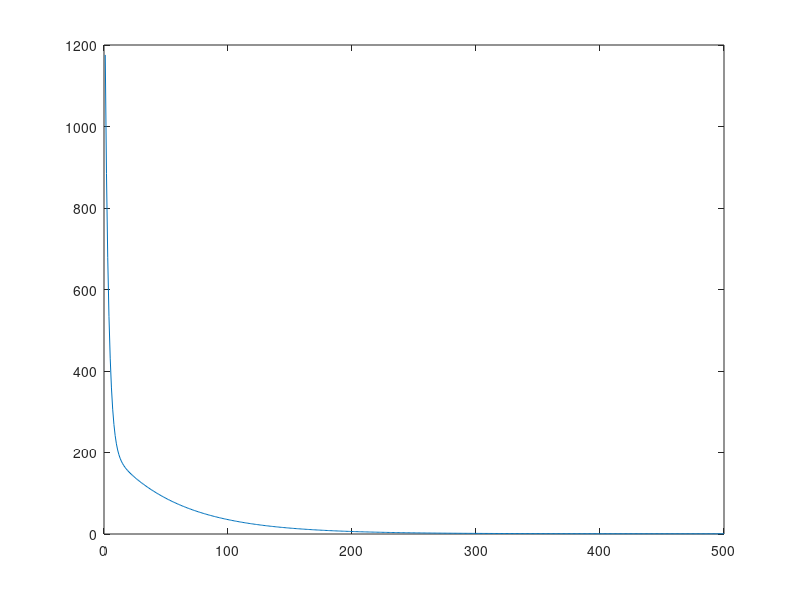

The MATLAB script that drew this image:
%多变量
%数据x用矩阵输入，y用列向量输入
clear all;
clc;
%training sample data
P = [6, 7, 2];

x=[7 9 12 5 4; 1 8 21 3 5];

y = [57 85 132 47 44]';
%begin
num_sample=size(x,2);%size得到矩阵行列 
X(1:num_sample) =  1;%设置每行首元为1
X = [X', x'];%系数矩阵
%gradient descending process
%initial values of parameters
theta = [9 3 9]';%
%learning rate
alpha = 0.001;
% if alpha is too large, the final error will be much large.

% if alpha is too small, the convergence will be slow
epoch = 500;
for k = 1:epoch
    Y = X * theta;%获得Y
    Jcost(k)=sum((Y - y).^2)/(2 * num_sample);%列向量有点乘  
    theta = theta - alpha * (X' * (Y - y))/num_sample;
end
plot(Jcost);
    
    
